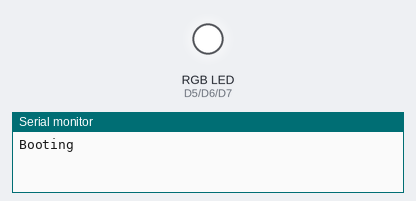
Simulated run of this sketch. Board: ESP8266 (Wemos D1 mini). Shown: an RGB LED mixed from three pins (HIGH = lit), the last lines printed to the serial monitor. WiFi joins after 1.5 s; servers stay silent unless stated.

Above: at 0.1 s.
At 7.87 s:
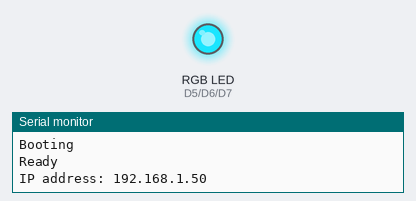
At 19.88 s:
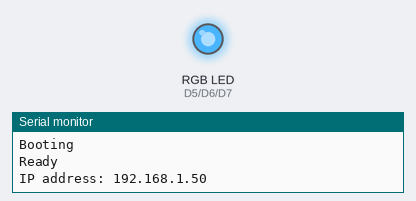
At 39.63 s:
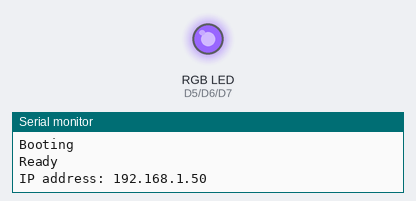
Timing chart, 0 to 40.0 s (numbered marks = the images above):
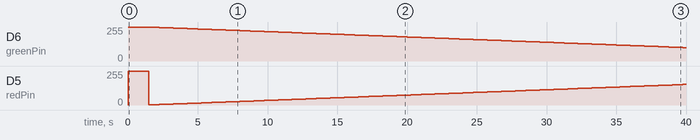

Measured:
- by itself, D6 (greenPin): moves from 255/255 to 101/255 over 38.3 s
- by itself, D5 (redPin): 255/255 → 1/255 at 1.5 s, → 2/255 0.25 s later, → 3/255 0.25 s later, → 4/255 0.25 s later, … (154 changes in this stretch)

The sketch:

RGBLedOTA.ino
```cpp
#include <ESP8266WiFi.h>
#include <ESP8266mDNS.h>
#include <WiFiUdp.h>
#include <ArduinoOTA.h>

#ifndef STASSID
#define STASSID "######"
#define STAPSK "##########"
#endif

const char* ssid = STASSID;
const char* password = STAPSK;

const int redPin = D5;
const int greenPin = D6;
const int bluePin = D7;
int redValue;
int greenValue;
int blueValue;
#define delayTime 250

void lightControl();

void setup() {
  pinMode(greenPin, OUTPUT);
  pinMode(bluePin, OUTPUT);
  pinMode(redPin, OUTPUT);
  digitalWrite(greenPin, HIGH);
  digitalWrite(bluePin, HIGH);
  digitalWrite(redPin, HIGH);

  Serial.begin(115200);
  Serial.println("Booting");
  WiFi.mode(WIFI_STA);
  WiFi.begin(ssid, password);
  while (WiFi.waitForConnectResult() != WL_CONNECTED) {
    Serial.println("Connection Failed! Rebooting...");
    delay(5000);
    ESP.restart();
  }

  // Port defaults to 8266
  // ArduinoOTA.setPort(8266);

  // Hostname defaults to esp8266-[ChipID]
  // ArduinoOTA.setHostname("myesp8266");

  // No authentication by default
  // ArduinoOTA.setPassword("admin");

  // Password can be set with it's md5 value as well
  // MD5(admin) = 21232f297a57a5a743894a0e4a801fc3
  // ArduinoOTA.setPasswordHash("21232f297a57a5a743894a0e4a801fc3");

  ArduinoOTA.onStart([]() {
    String type;
    if (ArduinoOTA.getCommand() == U_FLASH) {
      type = "sketch";
    } else {  // U_FS
      type = "filesystem";
    }

    // NOTE: if updating FS this would be the place to unmount FS using FS.end()
    Serial.println("Start updating " + type);
  });
  ArduinoOTA.onEnd([]() {
    Serial.println("\nEnd");
  });
  ArduinoOTA.onProgress([](unsigned int progress, unsigned int total) {
    Serial.printf("Progress: %u%%\r", (progress / (total / 100)));
  });
  ArduinoOTA.onError([](ota_error_t error) {
    Serial.printf("Error[%u]: ", error);
    if (error == OTA_AUTH_ERROR) {
      Serial.println("Auth Failed");
    } else if (error == OTA_BEGIN_ERROR) {
      Serial.println("Begin Failed");
    } else if (error == OTA_CONNECT_ERROR) {
      Serial.println("Connect Failed");
    } else if (error == OTA_RECEIVE_ERROR) {
      Serial.println("Receive Failed");
    } else if (error == OTA_END_ERROR) {
      Serial.println("End Failed");
    }
  });
  ArduinoOTA.begin();
  Serial.println("Ready");
  Serial.print("IP address: ");
  Serial.println(WiFi.localIP());
}

void loop() {
  ArduinoOTA.handle();
  lightControl();
}

void lightControl() {
  int redValue = 255;
  int blueValue = 0;
  int greenValue = 0;
  for (int i = 0; i < 255; i += 1) {
    greenValue += 1;
    redValue -= 1;
    analogWrite(greenPin, 255 - greenValue);
    analogWrite(redPin, 255 - redValue);

    delay(delayTime);
  }

  redValue = 0;
  blueValue = 0;
  greenValue = 255;
  for (int i = 0; i < 255; i += 1) {
    blueValue += 1;
    greenValue -= 1;
    analogWrite(bluePin, 255 - blueValue);
    analogWrite(greenPin, 255 - greenValue);

    delay(delayTime);
  }

  redValue = 0;
  blueValue = 255;
  greenValue = 0;
  for (int i = 0; i < 255; i += 1) {
    redValue += 1;
    blueValue -= 1;
    analogWrite(redPin, 255 - redValue);
    analogWrite(bluePin, 255 - blueValue);

    delay(delayTime);
  }
}
```
